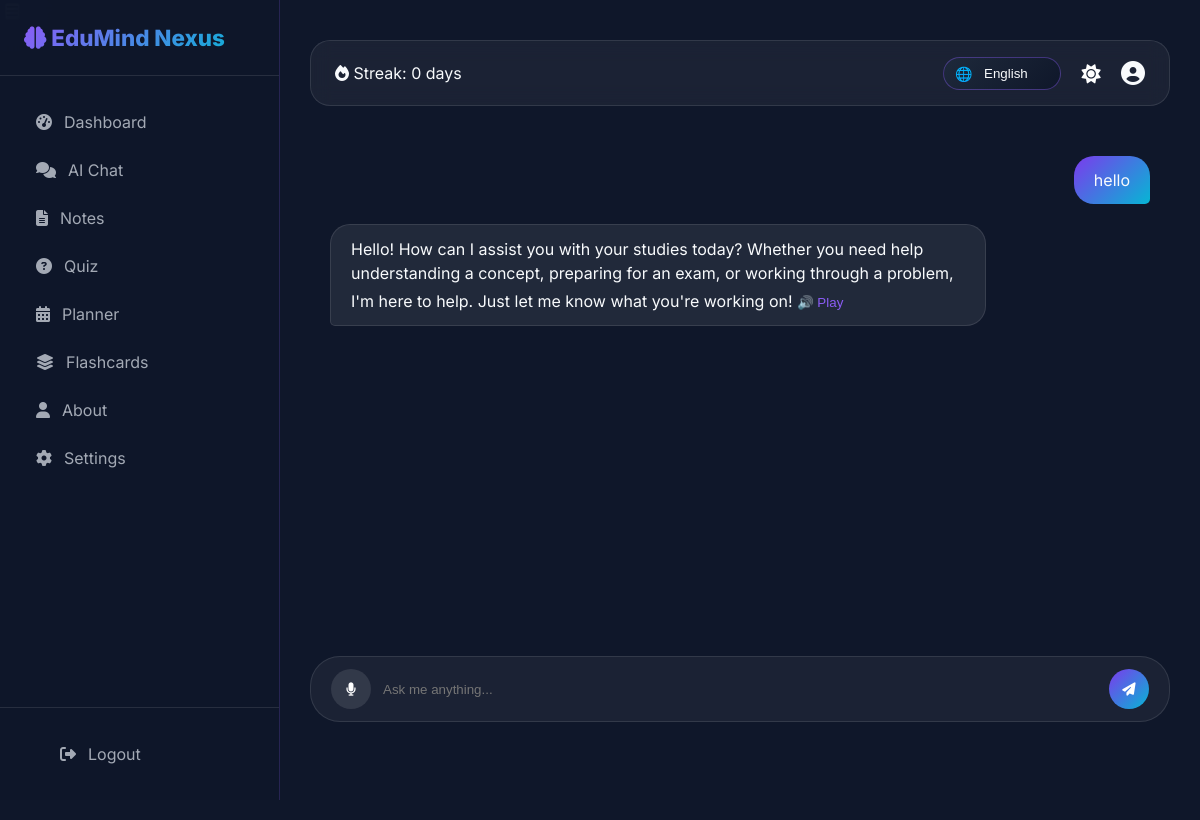
The page /chat (signed in) on the database its author committed.
### app.py (models this page shows)
class Chat(db.Model):
    __tablename__ = 'chats'
    id = db.Column(db.Integer, primary_key=True)
    user_id = db.Column(db.Integer, db.ForeignKey('users.id'), nullable=False)
    role = db.Column(db.String(20), nullable=False)
    content = db.Column(db.Text, nullable=False)
    created_at = db.Column(db.DateTime, default=datetime.utcnow)

### app.py (the view)
@app.route('/chat')
@login_required
@update_study_streak
def chat():
    history = Chat.query.filter_by(user_id=session['user_id']).order_by(Chat.created_at).all()
    return render_template('chat.html', history=history)

### app.py (called while the page is built)
def update_study_streak(f):
    @wraps(f)
    def decorated(*args, **kwargs):
        if 'user_id' in session:
            user = User.query.get(session['user_id'])
            if user:
                today = datetime.utcnow().date()
                last = user.last_active.date() if user.last_active else None
                if last == today - timedelta(days=1):
                    user.study_streak += 1
                elif last != today:
                    user.study_streak = 1
                user.last_active = datetime.utcnow()
                db.session.commit()
                session['study_streak'] = user.study_streak
        return f(*args, **kwargs)
    return decorated

def login_required(f):
    @wraps(f)
    def decorated(*args, **kwargs):
        if 'user_id' not in session:
            flash('Please login first!', 'warning')
            return redirect(url_for('login'))
        return f(*args, **kwargs)
    return decorated

### templates/chat.html (shortened to what this page needs)
﻿{% extends "base.html" %}
{% block content %}
<div class="chat-container">
    <div class="chat-messages" id="chatMessages">
        {% for msg in history %}
        <div class="message {{ msg.role }}">
            <div class="message-content">
                {{ msg.content | safe }}
                {% if msg.role == 'assistant' %}
                <button onclick="speakText('{{ msg.content | replace("'", "\\'") }}')" style="background:none; border:none; color:#8b5cf6; margin-top:10px; cursor:pointer;">🔊 Play</button>
                {% endif %}
            </div>
        </div>
        {% endfor %}
    </div>
    <div class="chat-input-container">
        <button class="mic-btn" onclick="startVoiceInput()"><i class="fas fa-microphone"></i></button>
        <input type="text" id="messageInput" placeholder="Ask me anything..." onkeypress="if(event.key==='Enter') sendMessage()">
        <button onclick="sendMessage()"><i class="fas fa-paper-plane"></i></button>
    </div>
</div>
{% endblock %}

### templates/base.html (style rules this page uses)
:root { --primary: #7c3aed; --primary-dark: #6d28d9; --primary-light: #8b5cf6; --secondary: #06b6d4; --dark-bg: #0f172a; --light-bg: #f8fafc; --dark-text: #f8fafc; --light-text: #0f172a; --gray: #64748b; }
* { margin: 0; padding: 0; box-sizing: border-box; }
body { font-family: 'Inter', sans-serif; background: var(--dark-bg); color: var(--dark-text); transition: all 0.3s ease; overflow-x: hidden; }
.chat-container { max-width: 900px; margin: 0 auto; }
.chat-messages { height: 500px; overflow-y: auto; padding: 20px; }
.message { margin-bottom: 20px; animation: fadeIn 0.3s; }
.message.user { text-align: right; }
.message-content { display: inline-block; max-width: 80%; padding: 12px 20px; border-radius: 20px; line-height: 1.5; }
.message.user .message-content { background: linear-gradient(135deg, #7c3aed, #06b6d4); border-bottom-right-radius: 5px; }
.message.assistant .message-content { background: rgba(255,255,255,0.08); border: 1px solid rgba(255,255,255,0.1); border-bottom-left-radius: 5px; }
.chat-input-container { display: flex; gap: 12px; margin-top: 20px; padding: 12px 20px; background: rgba(255,255,255,0.05); border-radius: 30px; border: 1px solid rgba(255,255,255,0.1); }
.chat-input-container input { flex: 1; background: transparent; border: none; color: white; outline: none; }
.chat-input-container button { background: linear-gradient(135deg, #7c3aed, #06b6d4); border: none; width: 40px; height: 40px; border-radius: 50%; cursor: pointer; color: white; }
.mic-btn { background: rgba(255,255,255,0.1) !important; }

### rows shown on the page
Chat: content "hello"
Chat: content "Hello! How can I assist you with your studies today? Whether you need help understanding a concept, preparing for an exam, or working through a problem, I'm here to help. Just let me know what you're working on!"

### other values the page prints
{{ session.get('study_streak', 0) }} "0"
